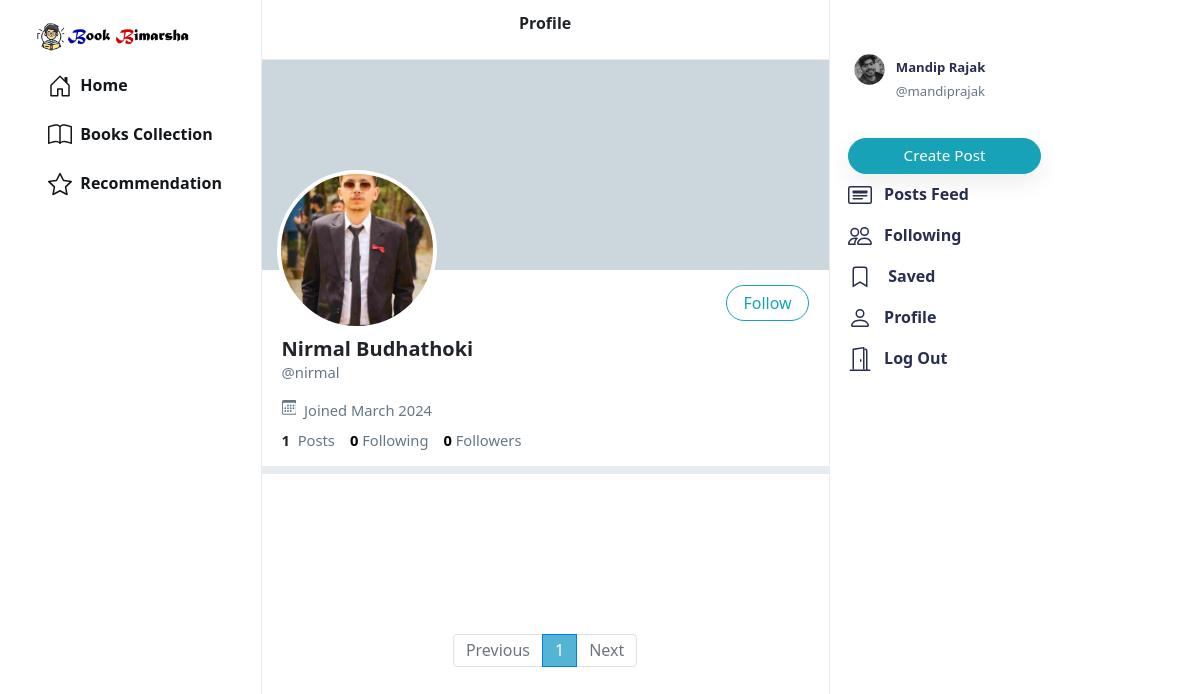
/nirmal (signed in), run on the app's committed database.
### network/models.py (models this page shows, shortened)
class User(AbstractUser):
    profile_pic = models.ImageField(upload_to='profile_pic/')
    bio = models.TextField(max_length=160, blank=True, null=True)
    cover = models.ImageField(upload_to='covers/', blank=True)

### network/views.py (the view)
# urls.py: path("<str:username>", views.profile, name='profile'),
def profile(request, username):
    user = User.objects.get(username=username)
    all_posts = Post.objects.filter(creater=user).order_by('-date_created')
    paginator = Paginator(all_posts, 10)
    page_number = request.GET.get('page')
    if page_number == None:
        page_number = 1
    posts = paginator.get_page(page_number)
    followings = []
    suggestions = []
    follower = False
    if request.user.is_authenticated:
        followings = Follower.objects.filter(followers=request.user).values_list('user', flat=True)
        suggestions = User.objects.exclude(pk__in=followings).exclude(username=request.user.username).order_by("?")[:6]
        if request.user in Follower.objects.get(user=user).followers.all():
            follower = True
    follower_count = Follower.objects.get(user=user).followers.all().count()
    following_count = Follower.objects.filter(followers=user).count()
    return render(request, 'network/profile.html', {
        "username": user,
        "posts": posts,
        "posts_count": all_posts.count(),
        "suggestions": suggestions,
        "page": "profile",
        "is_follower": follower,
        "follower_count": follower_count,
        "following_count": following_count
    })

### network/templates/network/profile.html (shortened to what this page needs)
{% extends 'network/index.html' %}
{% load static %}
{% block profile %}
    <div class="profile-view" data-user="{{username.username}}">
        <div class="cover-image" style="background-image: url(/media/{{username.cover}})"></div>
        <div class="profile-image" style="background-image: url(/media/{{username.profile_pic}})"></div>
        <div class="profile-details">
            <div>
                {% if user.username == username.username %}
                    <button class="btn btn-outline-info float-right" id="edit-profile-btn"><a href="{% url 'profile_edit' %}">Edit Profile</a></button>
                {% elif is_follower %}
                    <button class="btn btn-info float-right" onclick="unfollow_user(this,'{{username.username}}','edit_page')" id="following-btn">Following</button>
                {% else %}
                    <button class="btn btn-outline-info float-right" onclick="follow_user(this,'{{username.username}}','edit_page')" id="follow-btn">Follow</button>
                {% endif %}
            </div>
            <div class="details-data">
                <h5>{{username.first_name}} {{username.last_name}}</h5>
                <div class="grey">@{{username.username}}</div>
                <div class="grey" style="padding: 8px 0px;">
                    &nbsp;Joined {{username.date_joined | date:"F Y"}}
                </div>
                <div>
                    <strong>
                        {{posts_count}}
                    </strong>
                    &nbsp;<span class="grey">Posts</span>
                    <a href="/n/following">
                        <strong id="following__count">{{following_count | default:0}}</strong>&nbsp;<span class="grey">Following</span>
                    </a>
                    <a href="/n/follower">
                        <strong id="follower__count">{{follower_count | default:0}}</strong>&nbsp;<span class="grey">Followers</span>
                    </a>
                </div>
            </div>
        </div>
    </div>
    <div class="space"></div>
{% endblock %}

### network/templates/network/index.html (shortened to what this page needs)
{% extends "network/layout.html" %}
{% load static %}
{% block body %}
    <div class="main-div">
        <div class="left-div">
            <nav class="head heading">
                {% if page == 'all_posts' %}
                  <center>  Posts Feed </center>
                {% elif page == 'following' %}
                  <center> Following </center>
                {% elif page == 'saved' %}
                  <center> Saved </center>
                {% elif page == 'profile' %}
                  <center> Profile </center>
                {% else %}
                <center> Profile Edit </center>
                {% endif %}
            </nav>
            <div class="left-div-content">
                <div class="posts-view">
                    {% block profile %}
                    {% endblock %}
                    <div class="main-div-content">
                        <nav aria-label="Page navigation example" class="pagination-bar">
                            <ul class="pagination justify-content-center">
                                {% if posts.has_previous %}
                                    <li class="page-item">
                                        <a class="page-link" href="?page={{ posts.previous_page_number | default:1}}" tabindex="-1" aria-disabled="true">Previous</a>
                                    </li>
                                {% else %}
                                    <li class="page-item disabled">
                                        <a class="page-link" href="" tabindex="-1" aria-disabled="true">Previous</a>
                                    </li>
                                {% endif %}
                                {% for each in posts.paginator.page_range %}
                                    {% if each == posts.number %}
                                        <li class="page-item active"><a class="page-link" href="?page={{each}}">{{each}}</a></li>
                                    {% else %}
                                        <li class="page-item"><a class="page-link" href="?page={{each}}">{{each}}</a></li>
                                    {% endif %}
                                {% endfor %}
                                {% if posts.has_next %}
                                    <li class="page-item">
                                        <a class="page-link" href="?page={{ posts.next_page_number }}">Next</a>
                                    </li>
                                {% else %}
                                    <li class="page-item disabled">
                                        <a class="page-link" href="">Next</a>
                                    </li>
                                {% endif %}
                            </ul>
                          </nav>
                    </div>
                </div>
            </div>
        </div>
    </div>
{% endblock %}

### network/templates/network/layout.html (shortened to what this page needs)
{% load static %}
<!DOCTYPE html>
<html lang="en">
    <head>
        <link rel="stylesheet" href="https://stackpath.bootstrapcdn.com/bootstrap/4.4.1/css/bootstrap.min.css">
        <link href="{% static 'network/styles.css' %}" rel="stylesheet">
    </head>
    <body>
        <div class="body" data-page="{{page}}">
            <div class="sidenav">
                <a href="{% url 'index' %}" class="navbar-brand">
                    <img src="{% static 'network/Images/BLogo.png' %}" height="31px" width="100%">
                </a>
                <div style="height: 100%;">
                    <li class="nav-item" id="home">
                        <a href="/" class="nav-link">
                            <div>
                                &nbsp;Home
                            </div>
                        </a>
                        </li>
                    <li class="nav-item" id="bookscollection">
                        <a href="{% url 'bookscoll' %}" class="nav-link">
                            <div>
                                &nbsp;Books Collection
                            </div>
                        </a>
                        </li>
                        <li class="nav-item" id="recommend">
                            <a href="{% url 'recommend' %}"class="nav-link">
                                <div>
                                    &nbsp;Recommendation
                                </div>
                            </a>
                            </li>
                </div>
            </div>
            {% block body %}
            {% endblock %}
            <div class="right-div">
                <nav class="head">
                </nav>
                <div class='right-div-content'>
                    <div class="space" style="background-color: white;"></div>
                    {% if user.is_authenticated %}
                        <div style="position: absolute; top: 40px;">
                            <ul class="navbar-nav">
                            {% if user.is_authenticated %}
                                <li class="nav-item sidenav-user">
                                    <a href="{% url 'profile' user.username %}" class="nav-link">
                                        <div class="user_account">
                                            <div class="small-profilepic" style="float: left; background-image: url(/media/{{user.profile_pic}})"></div>
                                            <div style="height: 2.7vw; margin: auto;">
                                                <div style="margin-top: 5px; color: #272e4f;"><strong>{{user.first_name}} {{user.last_name}}</strong></div>
                                                <div class="grey" style="margin-top: 4px;">@{{ user.username }}</div>
                                            </div>
                                        </div>
                                    </a>
                                </li>
                            {% endif %}
                            </ul>
                        </div>
                    {% endif %}
                    <div>
                        <div style="margin-top: 60px;">
                                {% if user.is_authenticated %}
                                <button id="popup-btn" class="btn btn-info new-post-btn" onclick="createpost()"style="margin-top: 10px;">Create Post</button>
                                {% endif %}
                            <ul class="navbar-nav">
                                <li class="nav-item" id="all_posts">
                                <a href="{% url 'index' %}" class="nav-link">
                                    <div style="color: #272e4f;">
                                        &nbsp;&nbsp;<strong>Posts Feed</strong>
                                    </div>
                                </a>
                                </li>
                                {% if user.is_authenticated %}
                                    <li class="nav-item" id="following">
                                        <a href="{% url 'following' %}" class="nav-link">
                                            <div style="color: #272e4f;">
                                                &nbsp;&nbsp;<strong>Following</strong>
                                            </div>
                                        </a>
                                    </li>
                                    <li class="nav-item" id="saved">
                                        <a href="{% url 'saved' %}" class="nav-link">
                                            <div style="color: #272e4f;">
                                                <svg width="1.5em" height="1.5em" viewBox="0 0 16 16" class="bi bi-bookmark" fill="currentColor" xmlns="http://www.w3.org/2000/svg">
                                                    <path fill-rule="evenodd" d="M8 12l5 3V3a2 2 0 0 0-2-2H5a2 2 0 0 0-2 2v12l5-3zm-4 1.234l4-2.4 4 2.4V3a1 1 0 0 0-1-1H5a1 1 0 0 0-1 1v10.234z"/>
                                                  </svg>
                                                &nbsp;&nbsp;<strong> Saved </strong>
                                            </div>
                                        </a>
                                    </li>
                                    <li class="nav-item" id="profile">
                                        <a href="{% url 'profile' user.username %}" class="nav-link">
                                            <div style="color: #272e4f;">
                                                &nbsp;&nbsp;<strong>Profile</strong>
                                            </div>
                                        </a>
                                    </li>
                                    <li class="nav-item" id="logout">
                                        <a href="{% url 'logout' %}" class="nav-link">
                                            <div style="color: #272e4f;">
                                                &nbsp;&nbsp;<strong>Log Out</strong>
                                            </div>
                                        </a>
                                    </li>
                                {% endif %}
                            </ul>
                        </div>
                    </div>
                </div>
            </div>
        </div>
    </body>
</html>

### network/static/network/styles.css (style rules this page uses)
.body { display: flex; min-height: 100%; font-family: system-ui, sans-serif; }
.btn { border-radius: 20px; padding: 0.32rem 1rem 0.375rem 1rem; }
.btn, .btn:focus, .btn:active { box-shadow: none !important; -webkit-box-shadow: none !important; }
.grey { color: #657786; }
svg { vertical-align: text-top; }
.sidenav { height: 100%; width: 21.8%; position: fixed; top: 0; left: 0; padding: 15px; list-style: none; border-right: .5px solid #e6ecf0; z-index: 100; padding-left: 3%; background-color: white; }
.sidenav li { margin-top: 7px; }
.sidenav .nav-link { color: #14171a; line-height: .7em; font-weight: 700; padding: 0px; }
.sidenav .nav-link > div { padding: 10px 20px 8px 12px; border-radius: 25px; line-height: 0.9em; width: max-content; }
.new-post-btn { padding-left: 55px !important; padding-right: 55px !important; font-size: .95em; font-weight: 530; box-shadow: rgba(0, 0, 0, 0.08) 0px 8px 24px !important; }
.user_account { display: flex; font-size: .82rem; font-weight: normal; padding-top: 3px !important; padding-bottom: 3px !important; padding-left: 3px !important; }
.user_account .small-profilepic { transform: scale(.82); margin-left: auto; margin-top: auto; }
.active a { color: #28a745 !important; }
.main-div { position: relative; width: 47.25%; min-height: 100vh; left: 21.8%; }
.left-div { position: relative; }
.head { height: 7.5vh; }
.heading { position: fixed; width: 47.255%; top: 0px; padding: 18px; border-bottom: .5px solid #e6ecf0; line-height: .7em; font-weight: 800; background-color: #fff; z-index: 1000; }
.left-div-content { margin-top: 7.5vh; }
.small-profilepic { width: 3.1vw; height: 3.1vw; border-radius: 9999px; overflow: hidden; margin-right: 8px; background-size: cover; background-repeat: no-repeat; background-position: center; box-sizing: content-box; }
.space { height: 8px; background-color: #e6ecf0; }
.cover-image { height: 210px; background-size: cover; background-position: center; background-repeat: no-repeat; background-color: #ccd6dd; }
.profile-image { width: 160px; height: 160px; position: absolute; left: 15px; top: 110px; border-radius: 99999px; border: 4px solid white; background-size: cover; background-repeat: no-repeat; background-position: center; background-color: white; }
.profile-details { padding: 15px 20px; }
.profile-details button { padding-bottom: 0.3rem; }
.profile-details > .details-data { margin-top: 52px; font-size: .92em; }
.profile-details h5 { font-weight: 800; margin-bottom: 0px; }
.profile-details a { color: black; text-decoration: none; }
.pagination-bar { margin-top: 35px; margin-bottom: 35px; }
.pagination-bar .page-link { line-height: .9em; }
.page-item.active .page-link { color: white !important; background-color: #54B4D3; }
.page-link { color: #54B4D3; }
.right-div { width: 28%; height: 100vh; position: fixed; right: 2.95%; border-left: .5px solid #e6ecf0; background-color: white; }
.right-div .head { padding: .9vh 1.5vw; }
.right-div-content { height: 92.5vh; overflow: auto; padding-left: 1.5vw; padding-right: 1.5vw; }

### data on the page
User: profile_pic (picture), first_name "Nirmal", last_name "Budhathoki", username "nirmal", date_joined "March 2024"
User: profile_pic (picture), first_name "Mandip", last_name "Rajak", username "mandiprajak"

### other printed values
{{ posts_count }} "1"
{{ following_count | default:0 }} "0"
{{ follower_count | default:0 }} "0"
{{ each }} "1"
